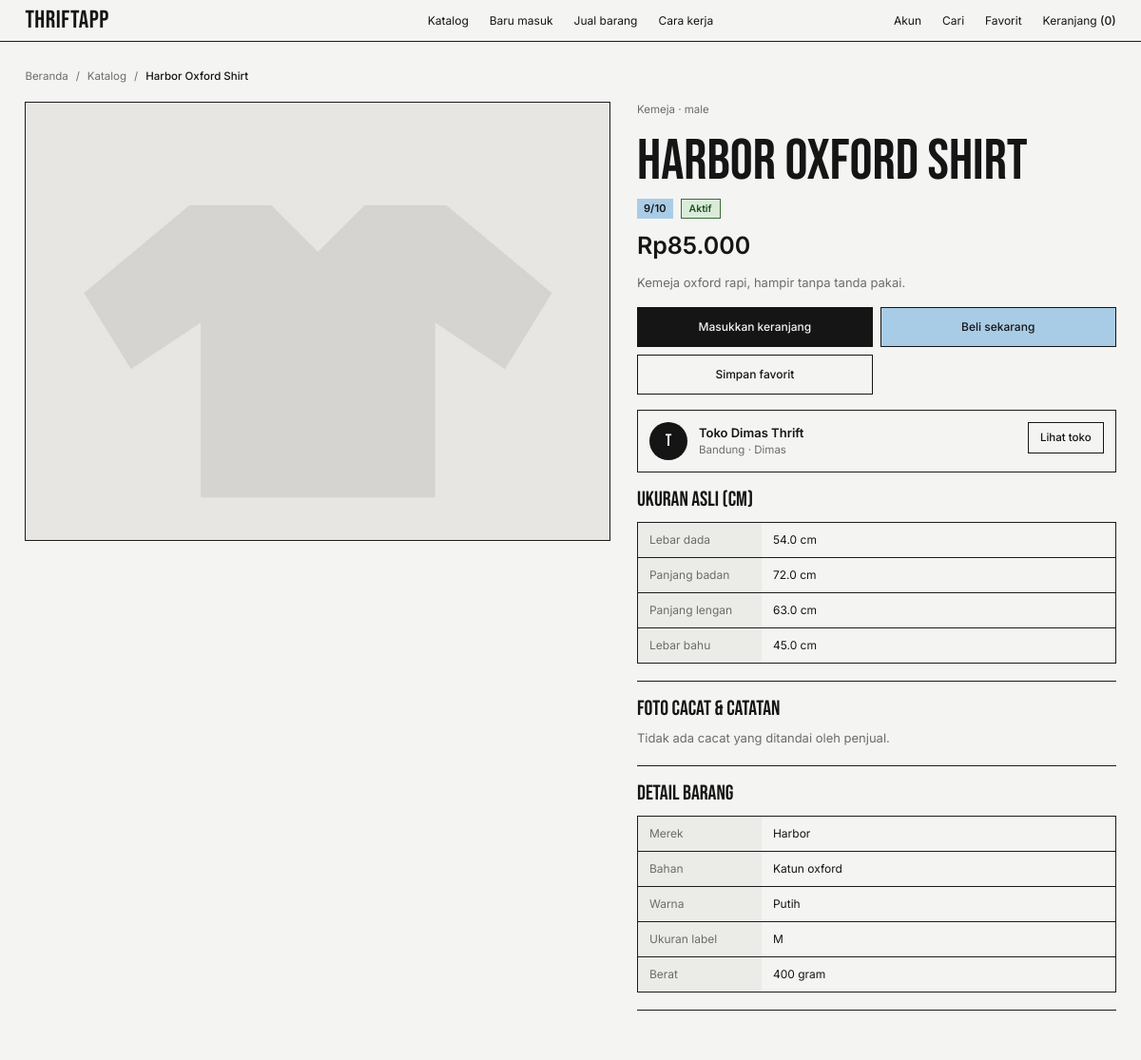
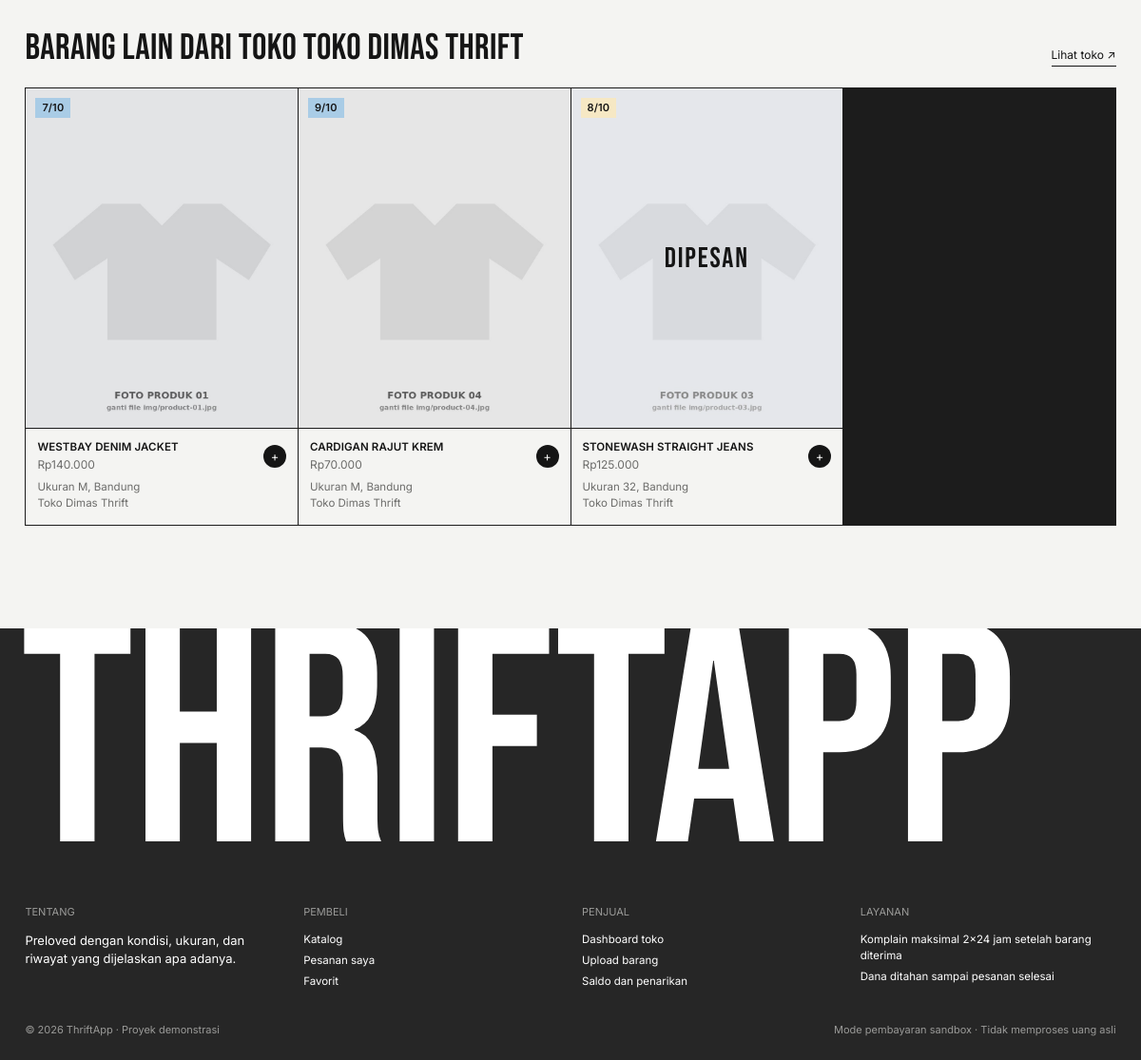
Screenshot of /index.php?r=product&id=2 with the database file from the repository (2 pictures, top to bottom).
### tables this page shows
CREATE TABLE products (
  id                     BIGINT UNSIGNED NOT NULL AUTO_INCREMENT,
  shop_id                BIGINT UNSIGNED NOT NULL,
  category_id            BIGINT UNSIGNED NOT NULL,        
  brand_id               BIGINT UNSIGNED NULL,            
  title                  VARCHAR(150) NOT NULL,
  description            TEXT NULL,
  material               VARCHAR(60) NULL,
  color                  VARCHAR(30) NULL,
  gender                 ENUM('male','female','unisex') NOT NULL DEFAULT 'unisex',
  size_type              ENUM('letter','number','shoe','one_size') NOT NULL DEFAULT 'letter',
  size_label             VARCHAR(10) NOT NULL,            
  price                  BIGINT UNSIGNED NOT NULL,        
  weight_gram            INT UNSIGNED NOT NULL,
  seller_condition_score TINYINT UNSIGNED NOT NULL,       
  condition_score        TINYINT UNSIGNED NOT NULL,       
  status                 ENUM('draft','pending_review','rejected','active','reserved','sold','inactive')
                         NOT NULL DEFAULT 'draft',
  reserved_until         DATETIME NULL,                   
  submitted_at           DATETIME NULL,                   
  published_at           DATETIME NULL,                   
  sold_at                DATETIME NULL,
  created_at             DATETIME NOT NULL DEFAULT CURRENT_TIMESTAMP,
  updated_at             DATETIME NOT NULL DEFAULT CURRENT_TIMESTAMP ON UPDATE CURRENT_TIMESTAMP,
  PRIMARY KEY (id),
  KEY idx_products_shop_status (shop_id, status),
  KEY idx_products_category (category_id, status),
  KEY idx_products_brand (brand_id),
  KEY idx_products_status_pub (status, published_at),
  KEY idx_products_price (price),
  KEY idx_products_condition (condition_score),
  FULLTEXT KEY ft_products_search (title, description),
  CONSTRAINT chk_products_cond   CHECK (condition_score BETWEEN 6 AND 10),
  CONSTRAINT chk_products_scond  CHECK (seller_condition_score BETWEEN 6 AND 10),
  CONSTRAINT chk_products_price  CHECK (price > 0),
  CONSTRAINT fk_products_shop     FOREIGN KEY (shop_id)     REFERENCES shops (id)
    ON DELETE RESTRICT ON UPDATE CASCADE,
  CONSTRAINT fk_products_category FOREIGN KEY (category_id) REFERENCES categories (id)
    ON DELETE RESTRICT ON UPDATE CASCADE,
  CONSTRAINT fk_products_brand    FOREIGN KEY (brand_id)    REFERENCES brands (id)
    ON DELETE SET NULL ON UPDATE CASCADE
);

CREATE TABLE product_photos (
  id         BIGINT UNSIGNED NOT NULL AUTO_INCREMENT,
  product_id BIGINT UNSIGNED NOT NULL,
  path       VARCHAR(255) NOT NULL,
  type       ENUM('front','back','label','defect','extra') NOT NULL,
  sort_order TINYINT UNSIGNED NOT NULL DEFAULT 0,
  created_at DATETIME NOT NULL DEFAULT CURRENT_TIMESTAMP,
  PRIMARY KEY (id),
  KEY idx_photos_product (product_id, sort_order),
  CONSTRAINT fk_photos_product FOREIGN KEY (product_id) REFERENCES products (id)
    ON DELETE CASCADE ON UPDATE CASCADE
);

CREATE TABLE categories (
  id         BIGINT UNSIGNED NOT NULL AUTO_INCREMENT,
  parent_id  BIGINT UNSIGNED NULL,
  name       VARCHAR(60) NOT NULL,
  slug       VARCHAR(80) NOT NULL,
  sort_order SMALLINT NOT NULL DEFAULT 0,
  is_active  TINYINT(1) NOT NULL DEFAULT 1,
  is_new     TINYINT(1) NOT NULL DEFAULT 0,        
  created_at DATETIME NOT NULL DEFAULT CURRENT_TIMESTAMP,
  updated_at DATETIME NOT NULL DEFAULT CURRENT_TIMESTAMP ON UPDATE CURRENT_TIMESTAMP,
  PRIMARY KEY (id),
  UNIQUE KEY uq_categories_slug (slug),
  KEY idx_categories_parent (parent_id),
  CONSTRAINT fk_categories_parent FOREIGN KEY (parent_id) REFERENCES categories (id)
    ON DELETE RESTRICT ON UPDATE CASCADE
);

CREATE TABLE shops (
  id                   BIGINT UNSIGNED NOT NULL AUTO_INCREMENT,
  user_id              BIGINT UNSIGNED NOT NULL,
  name                 VARCHAR(100) NOT NULL,
  slug                 VARCHAR(120) NOT NULL,
  description          TEXT NULL,
  city                 VARCHAR(80)  NOT NULL,
  avatar_path          VARCHAR(255) NULL,
  rating_avg           DECIMAL(2,1) NOT NULL DEFAULT 0.0,    
  review_count         INT UNSIGNED NOT NULL DEFAULT 0,      
  sold_count           INT UNSIGNED NOT NULL DEFAULT 0,      
  avg_response_minutes INT UNSIGNED NULL,                    
  is_active            TINYINT(1) NOT NULL DEFAULT 1,
  created_at           DATETIME NOT NULL DEFAULT CURRENT_TIMESTAMP,
  updated_at           DATETIME NOT NULL DEFAULT CURRENT_TIMESTAMP ON UPDATE CURRENT_TIMESTAMP,
  PRIMARY KEY (id),
  UNIQUE KEY uq_shops_user (user_id),
  UNIQUE KEY uq_shops_slug (slug),
  KEY idx_shops_city (city),
  CONSTRAINT fk_shops_user FOREIGN KEY (user_id) REFERENCES users (id)
    ON DELETE RESTRICT ON UPDATE CASCADE
);

CREATE TABLE users (
  id               BIGINT UNSIGNED NOT NULL AUTO_INCREMENT,
  name             VARCHAR(100) NOT NULL,
  email            VARCHAR(150) NOT NULL,
  phone            VARCHAR(20)  NOT NULL,
  password_hash    VARCHAR(255) NOT NULL,
  role             ENUM('user','admin') NOT NULL DEFAULT 'user',
  is_seller        TINYINT(1) NOT NULL DEFAULT 0,
  status           ENUM('active','blocked') NOT NULL DEFAULT 'active',
  block_reason     VARCHAR(255) NULL,
  blocked_at       DATETIME NULL,
  blocked_by       BIGINT UNSIGNED NULL,
  terms_accepted_at DATETIME NULL,
  last_login_at    DATETIME NULL,
  created_at       DATETIME NOT NULL DEFAULT CURRENT_TIMESTAMP,
  updated_at       DATETIME NOT NULL DEFAULT CURRENT_TIMESTAMP ON UPDATE CURRENT_TIMESTAMP,
  PRIMARY KEY (id),
  UNIQUE KEY uq_users_email (email),
  KEY idx_users_role_status (role, status),
  CONSTRAINT fk_users_blocked_by FOREIGN KEY (blocked_by) REFERENCES users (id)
    ON DELETE SET NULL ON UPDATE CASCADE
);

CREATE TABLE product_measurements (
  product_id          BIGINT UNSIGNED NOT NULL,
  measurement_type_id BIGINT UNSIGNED NOT NULL,
  value_cm            DECIMAL(5,1) NOT NULL,
  PRIMARY KEY (product_id, measurement_type_id),
  CONSTRAINT chk_prodmeas_value CHECK (value_cm > 0),
  CONSTRAINT fk_prodmeas_product FOREIGN KEY (product_id) REFERENCES products (id)
    ON DELETE CASCADE ON UPDATE CASCADE,
  CONSTRAINT fk_prodmeas_type FOREIGN KEY (measurement_type_id) REFERENCES measurement_types (id)
    ON DELETE RESTRICT ON UPDATE CASCADE
);

CREATE TABLE measurement_types (
  id         BIGINT UNSIGNED NOT NULL AUTO_INCREMENT,
  code       VARCHAR(30) NOT NULL,
  name       VARCHAR(60) NOT NULL,
  unit       VARCHAR(10) NOT NULL DEFAULT 'cm',
  PRIMARY KEY (id),
  UNIQUE KEY uq_measurement_code (code)
);

CREATE TABLE brands (
  id         BIGINT UNSIGNED NOT NULL AUTO_INCREMENT,
  name       VARCHAR(80) NOT NULL,
  created_at DATETIME NOT NULL DEFAULT CURRENT_TIMESTAMP,
  PRIMARY KEY (id),
  UNIQUE KEY uq_brands_name (name)
);

### includes/views_customer.php (the view, shortened to what the rows shown need)
    <?php customer_end();
function render_product(): void {
    $id=max(1,(int)($_GET['id']??1)); $p=product_by_id($id);
    $photos=product_photos($id); $q=db()->prepare('SELECT d.note,t.name,ph.path AS photo_path FROM product_defects d JOIN defect_tags t ON t.id=d.defect_tag_id LEFT JOIN product_photos ph ON ph.id=d.photo_id WHERE d.product_id=? ORDER BY t.sort_order'); $q->execute([$id]); $defects=$q->fetchAll();
    $m=db()->prepare('SELECT mt.name,mt.unit,pm.value_cm FROM product_measurements pm JOIN measurement_types mt ON mt.id=pm.measurement_type_id WHERE pm.product_id=? ORDER BY mt.id'); $m->execute([$id]); $measurements=$m->fetchAll();
    $same=get_product_cards(4,['shop_id'=>(int)$p['shop_id']]); $u=user(); $isFav=false;
    customer_start($p['title']); ?>
    <main class="page"><div class="crumbs"><a href="<?=h(route_url('home'))?>">Beranda</a><span>/</span><a href="<?=h(route_url('catalog'))?>">Katalog</a><span>/</span><b><?=h($p['title'])?></b></div>
      <div class="product-detail"><section><div class="detail-gallery"><?php if($photos): foreach($photos as $i=>$ph): ?><img class="<?=$i===0?'detail-main-img':''?>" src="<?=h(product_photo_url($ph['path']))?>" alt="<?=h($p['title'].' - '.$ph['type'])?>" loading="lazy"><?php endforeach; else: ?><img class="detail-main-img" src="assets/img/hero.jpg" alt="Foto belum tersedia"><?php endif; ?></div></section>
      <section><div class="crumbs"><?=h($p['category_name'])?> · <?=h($p['gender'])?></div><h1 class="h1" style="font-size:clamp(38px,5vw,62px)"><?=h(strtoupper($p['title']))?></h1><div class="row" style="margin-top:12px;gap:8px"><span class="badge" style="position:static"><?= (int)$p['condition_score'] ?>/10</span><?=pill($p['status'])?></div><p class="price-xl"><?=money($p['price'])?></p><p class="lead"><?=h($p['description']?:'Deskripsi belum ditambahkan oleh penjual.')?></p>
        <div class="product-actions"><?php if($p['status']==='active'): ?><form method="post" action="<?=h(route_url('product',['id'=>$id]))?>"><button class="btn btn--block" type="submit">Masukkan keranjang</button></form><form method="post" action="<?=h(route_url('product',['id'=>$id]))?>"><button class="btn btn--sky btn--block" type="submit">Beli sekarang</button></form><?php else: ?><button class="btn btn--block" disabled>Barang tidak tersedia</button><?php endif; ?><form method="post" action="<?=h(route_url('product',['id'=>$id]))?>"><button class="btn btn--ghost btn--block" type="submit"><?=$isFav?'Hapus favorit':'Simpan favorit'?></button></form></div>
        <div class="seller"><span class="ava"><?=h(mb_strtoupper(mb_substr($p['shop_name'],0,1)))?></span><div style="flex:1"><b><?=h($p['shop_name'])?></b><div class="small muted"><?=h($p['shop_city'])?> · <?=h($p['seller_name'])?></div></div><a class="btn btn--ghost btn--sm" href="<?=h(route_url('shop',['id'=>(int)$p['shop_id']]))?>">Lihat toko</a></div>
        <div class="section-line"><h2 class="h3">UKURAN ASLI (CM)</h2><?php if($measurements): ?><div class="kv"><?php foreach($measurements as $mm): ?><span><?=h($mm['name'])?></span><span><?=h($mm['value_cm'])?> <?=h($mm['unit'])?></span><?php endforeach; ?></div><?php else: ?><p class="muted" style="margin-top:10px">Penjual belum mengisi pengukuran rinci.</p><?php endif; ?></div>
        <div class="section-line"><h2 class="h3">FOTO CACAT & CATATAN</h2><?php if($defects): ?><ul class="list-clean"><?php foreach($defects as $d): ?><li><b><?=h($d['name'])?></b><div class="small muted"><?=h($d['note']?:'Tidak ada catatan tambahan.')?></div><?php if($d['photo_path']): ?><img class="thumb-sm" style="margin-top:8px" src="<?=h(product_photo_url($d['photo_path']))?>" alt="Foto cacat <?=h($d['name'])?>"><?php endif; ?></li><?php endforeach; ?></ul><?php else: ?><p class="muted" style="margin-top:10px">Tidak ada cacat yang ditandai oleh penjual.</p><?php endif; ?></div>
        <div class="section-line"><h2 class="h3">DETAIL BARANG</h2><div class="kv"><span>Merek</span><span><?=h($p['brand_name']?:'Tanpa merek')?></span><span>Bahan</span><span><?=h($p['material']?:'—')?></span><span>Warna</span><span><?=h($p['color']?:'—')?></span><span>Ukuran label</span><span><?=h($p['size_label'])?></span><span>Berat</span><span><?=number_format((int)$p['weight_gram'],0,',','.')?> gram</span></div></div>
      </section></div>
      <section class="sec" style="padding-left:0;padding-right:0"><div class="sec__head"><h2>BARANG LAIN DARI TOKO <?=h(strtoupper($p['shop_name']))?></h2><a class="link" href="<?=h(route_url('shop',['id'=>(int)$p['shop_id']]))?>">Lihat toko ↗</a></div><?php product_cards(array_values(array_filter($same,fn($x)=>(int)$x['id']!==$id))); ?></section>
    </main><?php customer_end();
}
    $products=get_product_cards(60,['shop_id'=>$shopId]); ?>

### includes/views_common.php (shortened to what the rows shown need)
<?php
function page_head(string $title, string $area = 'customer'): void {
    $extra = $area === 'admin' ? '<link rel="stylesheet" href="assets/admin.css">' : ($area === 'seller' ? '<link rel="stylesheet" href="assets/seller.css">' : '');
    echo '<!doctype html><html lang="id"><head><meta charset="utf-8"><meta name="viewport" content="width=device-width,initial-scale=1"><meta name="theme-color" content="#f4f4f2"><title>' . h($title) . ' — ThriftApp</title><link rel="stylesheet" href="assets/style.css"><link rel="stylesheet" href="assets/app.css">' . $extra . '</head><body>';
}
function render_flashes(): void {
    $flashes = pull_flashes();
    if (!$flashes) return;
}
function customer_header(string $active = 'home'): void {
    $u = user();
    $cartCount = 0;
    echo '<header class="top"><a class="logo" href="' . route_url('home') . '">THRIFTAPP</a>';
    echo '<nav class="nav nav--main" aria-label="Utama"><a class="' . ($active==='catalog'?'is-on':'') . '" href="' . route_url('catalog') . '">Katalog</a><a href="' . route_url('catalog',['sort'=>'newest']) . '">Baru masuk</a><a href="' . route_url($u&&((int)$u['is_seller']===1)?'seller_dashboard':'account') . '">Jual barang</a><a href="' . route_url('home') . '#alur">Cara kerja</a></nav>';
    echo '<nav class="nav nav--tools" aria-label="Akun"><a class="hide-s" href="' . route_url($u?'account':'login') . '">' . ($u ? h(explode(' ',$u['name'])[0]) : 'Akun') . '</a><a href="' . route_url('catalog') . '">Cari</a><a class="hide-s" href="' . route_url('favorites') . '">Favorit</a><a href="' . route_url('cart') . '">Keranjang <b data-cart-count>(' . $cartCount . ')</b></a><button class="burger" type="button">Menu</button></nav></header>';
}
function customer_footer(): void {
    echo '<footer class="foot"><div class="foot__mark">THRIFTAPP</div><div class="foot__cols"><div><h4>TENTANG</h4><p>Preloved dengan kondisi, ukuran, dan riwayat yang dijelaskan apa adanya.</p></div><div><h4>PEMBELI</h4><ul><li><a href="' . route_url('catalog') . '">Katalog</a></li><li><a href="' . route_url('orders') . '">Pesanan saya</a></li><li><a href="' . route_url('favorites') . '">Favorit</a></li></ul></div><div><h4>PENJUAL</h4><ul><li><a href="' . route_url('seller_dashboard') . '">Dashboard toko</a></li><li><a href="' . route_url('seller_upload') . '">Upload barang</a></li><li><a href="' . route_url('seller_wallet') . '">Saldo dan penarikan</a></li></ul></div><div><h4>LAYANAN</h4><ul><li>Komplain maksimal 2x24 jam setelah barang diterima</li><li>Dana ditahan sampai pesanan selesai</li></ul></div></div><div class="foot__bar"><span>© ' . date('Y') . ' ThriftApp · Proyek demonstrasi</span><span>Mode pembayaran sandbox · Tidak memproses uang asli</span></div></footer>';
}
function customer_start(string $title, string $active = 'home'): void { page_head($title,'customer'); customer_header($active); render_flashes(); }
function customer_end(): void { customer_footer(); echo '<script>document.querySelector(".burger")?.addEventListener("click",()=>document.querySelector(".nav--main")?.classList.toggle("is-mobile-open"));</script></body></html>'; }
function pill(string $status): string { return '<span class="pill ' . status_class($status) . '">' . h(status_label($status)) . '</span>'; }
function product_cards(array $products): void {
    echo '<div class="grid products">';
    foreach ($products as $p) {
        $status=(string)($p['status']??'active'); $class=$status==='sold'?' card--sold':($status==='reserved'?' card--reserved':'');
        $img=product_card_image($p);
        echo '<a class="card' . $class . '" href="' . route_url('product',['id'=>(int)$p['id']]) . '"><div class="card__img"><span class="badge">' . (int)$p['condition_score'] . '/10</span><img src="' . h($img) . '" alt="' . h($p['title']) . '" loading="lazy">';
        if($status==='reserved') echo '<span class="sold">DIPESAN</span>'; elseif($status==='sold') echo '<span class="sold">TERJUAL</span>';
        echo '</div><div class="card__info"><span class="card__name">' . h($p['title']) . '</span><span class="plus">+</span><span class="card__price">' . money($p['price']) . '</span><span class="card__meta">Ukuran ' . h($p['size_label']) . ', ' . h($p['shop_city']??'') . '<br>' . h($p['shop_name']??'') . '</span></div></a>';
    }
    echo '</div>';
}
function get_product_cards(int $limit = 12, array $filters = []): array {
    $sql=product_catalog_sql(); $params=[];
    if (!empty($filters['shop_id'])) { $sql.=' AND s.id=?'; $params[]=(int)$filters['shop_id']; }
    $sort=$filters['sort']??'newest';
    if ($sort==='price_low') $sql.=" ORDER BY p.price ASC,p.published_at DESC";
    elseif ($sort==='price_high') $sql.=" ORDER BY p.price DESC,p.published_at DESC";
    elseif ($sort==='condition') $sql.=" ORDER BY p.condition_score DESC,p.published_at DESC";
    else $sql.=" ORDER BY FIELD(p.status,'active','reserved','sold'),p.published_at DESC,p.created_at DESC";
    $sql.=' LIMIT '.max(1,min(60,$limit));
    $q=db()->prepare($sql); $q->execute($params); return $q->fetchAll();
}

### rows the page displays
products: title "Harbor Oxford Shirt", category.name "Kemeja", gender "male", title "HARBOR OXFORD SHIRT", condition_score "9", status "Aktif", price "Rp85.000", description "Kemeja oxford rapi, hampir tanpa tanda pakai.", shop.name "T", shop.name "Toko Dimas Thrift", shop.city "Bandung", users.name "Dimas", brand.name "Harbor", material "Katun oxford", color "Putih", size_label "M", weight_gram "400", shop.name "TOKO DIMAS THRIFT"
product_photos: path (picture)
product_measurements: measurement_type.name "Lebar dada", value_cm "54.0", measurement_type.unit "cm"
product_measurements: measurement_type.name "Panjang badan", value_cm "72.0", measurement_type.unit "cm"
product_measurements: measurement_type.name "Panjang lengan", value_cm "63.0", measurement_type.unit "cm"
product_measurements: measurement_type.name "Lebar bahu", value_cm "45.0", measurement_type.unit "cm"
products: condition_score "7", shows a picture, title "WESTBAY DENIM JACKET", price "Rp140.000", size_label "M", shop.city "Bandung", shop.name "Toko Dimas Thrift"
products: condition_score "9", shows a picture, title "CARDIGAN RAJUT KREM", price "Rp70.000", size_label "M", shop.city "Bandung", shop.name "Toko Dimas Thrift"
products: condition_score "8", shows a picture, status "DIPESAN", title "STONEWASH STRAIGHT JEANS", price "Rp125.000", size_label "32", shop.city "Bandung", shop.name "Toko Dimas Thrift"

### other values shown
$cartCount "0"
